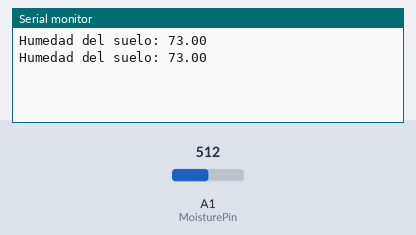
A sketch run on a simulated Arduino Uno, built with avr-gcc and run on an emulated ATmega328P. On the bench: the last lines printed to the serial monitor. The inputs (shaded band) are chosen by the test bench; at power-on: A1 (MoisturePin) = 512.

Above: at 1.8 s.
1.9 s: A1 (MoisturePin) set to 716
At 2.6 s:
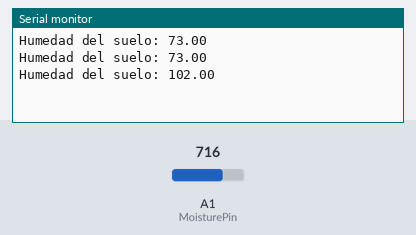
3.4 s: A1 (MoisturePin) set to 900
At 4.8 s:
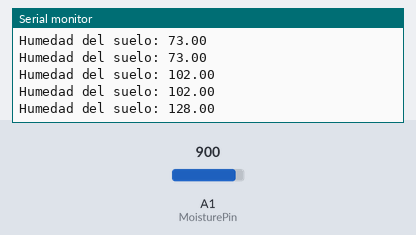
Timing chart, 0 to 6.4 s (numbered marks = the images above; inputs shaded):
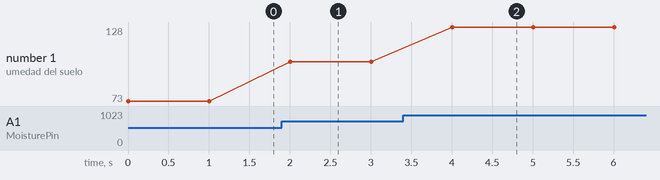

Measured:
- after the input at 1.9 s, the serial monitor: prints a new line after 0.10 s (image 1)
- after the input at 3.4 s, the serial monitor: prints a new line after 0.60 s (image 2)
- plotted number 1: 73 → 102 after the input at 1.9 s, 102 → 128 after the input at 3.4 s

The sketch:

Humsuelo.ino
```cpp
#define MoisturePin A1

float MoisHumedity = 0;

void setup() {
  Serial.begin(9600);
}

void loop() {
  MoisHumedity = analogRead(MoisturePin)/7;
  Serial.print("Humedad del suelo: ");Serial.println(MoisHumedity);
  delay(1000);
}
```
